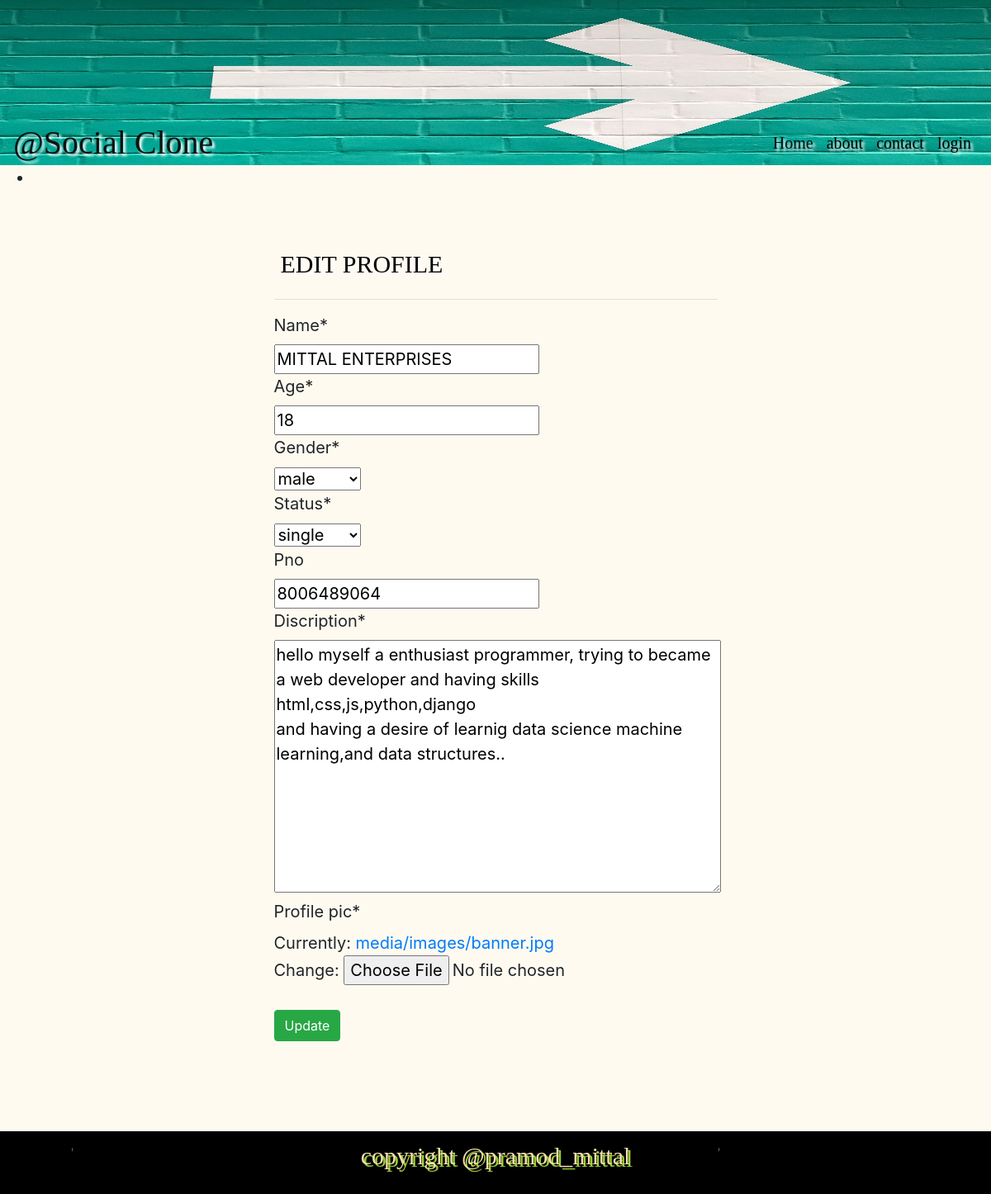
/social/profile/edit/1/, run on the app's committed database.
### social/models.py (models this page shows, shortened)
class MyProfile(models.Model):
    name = models.CharField(max_length = 100)
    user = models.OneToOneField(to = User, on_delete=models.CASCADE)
    age = models.IntegerField(default=18,validators = [MinValueValidator(18)])
    gender = models.CharField(max_length = 20,choices = (('male','male'),('female','female')))
    status = models.CharField(max_length = 20,choices = (('single','single'),('married','married')))
    pno = models.CharField(max_length = 10,null = 'True',blank = 'True')
    discription = models.TextField()
    profile_pic = models.ImageField(upload_to = 'images//' ,null = True,blank = False)

### social/views.py (the view)
# urls.py: path('profile/edit/<int:pk>/',views.MyProfileUpdateView.as_view(success_url = '/social')),
class MyProfileUpdateView(UpdateView):
    model = MyProfile
    fields = ['name','age','gender','status','pno','discription','profile_pic']

### templates/social/myprofile_form.html (shortened to what this page needs)
{% extends 'base.html' %}
{% block content %}
{% load crispy_forms_tags %}
<main class = 'p-5'>
<div class = 'row'>
<div class = 'col-sm-6 offset-sm-3'
<div class = 'container'>
<h1 class = 'p-2'>Edit Profile</h1>
<hr>
<form method="post" enctype = 'multipart/form-data'>
{{form|crispy}}<br>
<input class = 'btn btn-success' type="submit" value = 'Update' />
</form>
</div>
</main>
{% endblock %}

### static/css/main.css (style rules this page uses)
body { background-color:floralwhite ; font-size: 20px; }
h1 { color:black; text-transform: uppercase; font-size: 30px; font-family: cursive; text-shadow: 3px 3px 3px white; }

### data on the page
MyProfile: name "MITTAL ENTERPRISES", age "18", gender "male", status "single", pno "8006489064", discription "hello myself a enthusiast programmer, trying to became a web developer and having skills html,css,js,python,django and having a desire of learnig data science machine learning,and data structures.."
